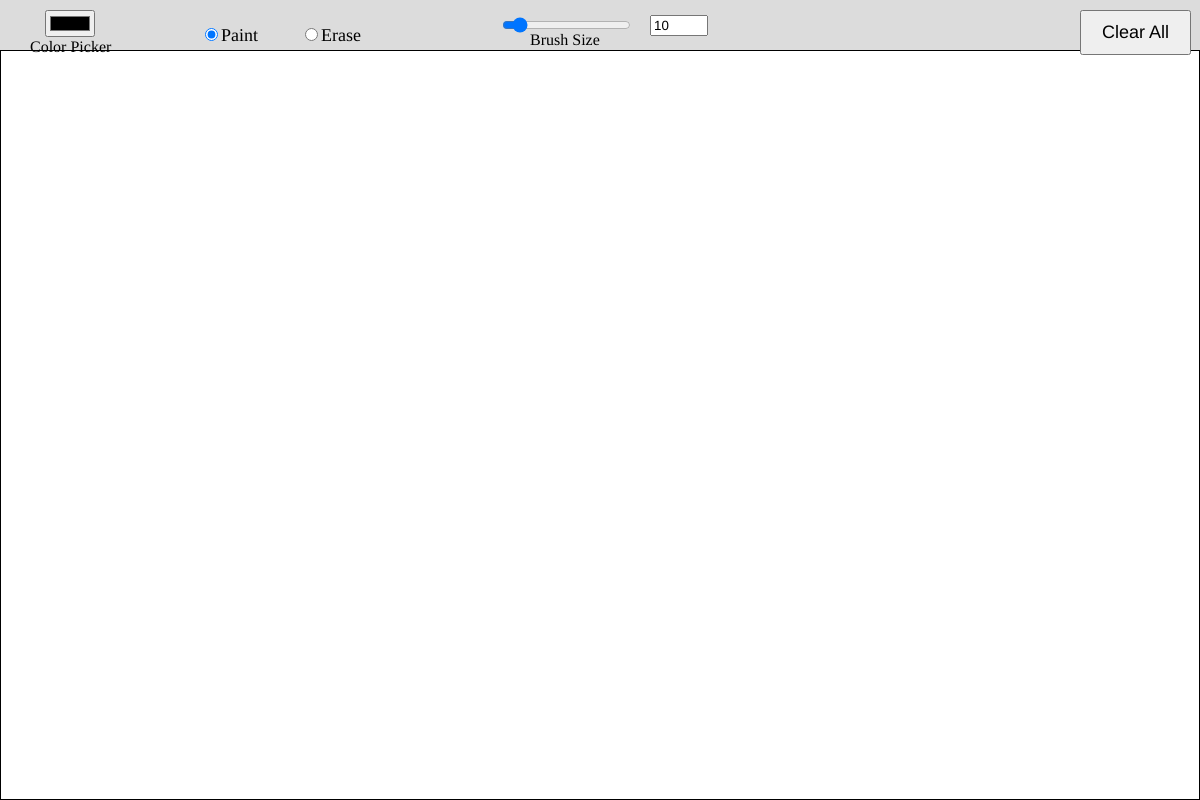
Frame 1 (no input)
Frame 60 (no input): identical to frame 1, image omitted
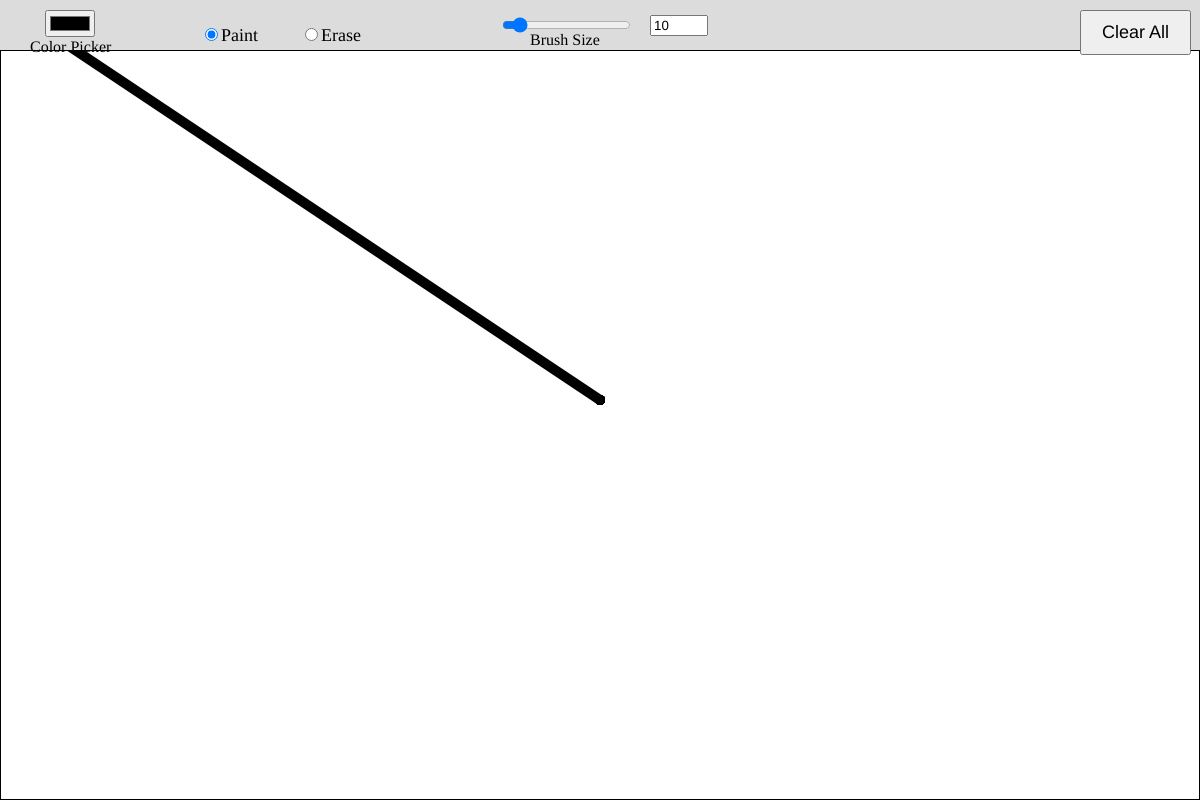
Frame 120 (the mouse pressed at the canvas centre since frame 60)

The p5.js sketch that drew these frames (run headless with seeded random() and noise() and a simulated clock; from frame 60 on, the mouse is pressed at the canvas centre):

// p5.js sketch
// ── sketch.js
let currentColor = '#000000';
let brushSize = 10;
let history = [];
let currentDrawing = [];
let mode = 'paint';
let isDrawing = false;
let bgColor = '#ffffff';
let ribbonHeight = 50;
let brushSizeInput;

function setup() {
    createCanvas(1200, 800); // Increased canvas size
    background(bgColor);
    drawCanvasBorder();
  
    // Color Picker
    let colorPicker = createColorPicker('#000000');
    colorPicker.position(45, 10); // Adjusted position
    colorPicker.input(() => currentColor = colorPicker.value());
  
    // Add "Color Picker" label below the color picker
    let colorPickerLabel = createP('Color Picker');
    colorPickerLabel.position(30, 22); // Adjust the position below the color picker
  
    // Create individual radio buttons for Paint and Erase
    let paintButton = createRadio();
    paintButton.option('paint', 'Paint');
    paintButton.selected('paint');
    paintButton.position(200, 25); // Position Paint button
    paintButton.changed(() => mode = 'paint');
    paintButton.style('font-size', '18px');

    let eraseButton = createRadio();
    eraseButton.option('erase', 'Erase');
    eraseButton.position(300, 25); // Position Erase button, further apart
    eraseButton.changed(() => mode = 'erase');
    eraseButton.style('font-size', '18px');
  
    // Clear button
    let clearButton = createButton('Clear All');
    clearButton.position(1080, 10); // Adjusted position to the far right
    clearButton.mousePressed(clearCanvas);

    // Style the Clear All button to be larger
    clearButton.style('font-size', '18px'); // Increase font size
    clearButton.style('padding', '10px 20px'); // Add padding to make the button larger
  
    // Brush size slider
    let brushSizeSlider = createSlider(1, 100, 10);
    brushSizeSlider.position(500, 15); // Adjusted position for larger canvas
    brushSizeSlider.input(() => {
        brushSize = brushSizeSlider.value();
        brushSizeInput.value(brushSize); // Update the text box with the slider value
    });
  
    // Brush size input box
    brushSizeInput = createInput(brushSize);
    brushSizeInput.position(650, 15); // Position next to the slider
    brushSizeInput.size(50); // Width of the input box
    brushSizeInput.input(() => {
        let newSize = int(brushSizeInput.value()); // Get the input value as integer
        if (newSize >= 1 && newSize <= 100) { // Ensure it's within the slider range
            brushSize = newSize;
            brushSizeSlider.value(brushSize); // Update the slider with the input value
        }
    });
  
    // Add "Brush Size" label
    let brushSizeLabel = createP('Brush Size');
    brushSizeLabel.position(530, 15); // Adjust the position below the brush size slider
}

function draw() {
    fill(220);
    noStroke();
    rect(0, 0, width, ribbonHeight); // Ribbon area
  
    if (isDrawing && mode === 'paint' && mouseY > ribbonHeight) {
      stroke(currentColor);
      strokeWeight(brushSize);
      line(mouseX, mouseY, pmouseX, pmouseY);
      currentDrawing.push({ x: mouseX, y: mouseY, color: currentColor, size: brushSize });
    }
  
    if (isDrawing && mode === 'erase' && mouseY > ribbonHeight) {
      stroke(bgColor);
      strokeWeight(brushSize);
      line(mouseX, mouseY, pmouseX, pmouseY);
      currentDrawing.push({ x: mouseX, y: mouseY, color: bgColor, size: brushSize });
    }
}
  
function mousePressed() {
    if (mouseY > ribbonHeight) {
      isDrawing = true;
      currentDrawing = [];
    }
}
  
function mouseReleased() {
    isDrawing = false;
    if (currentDrawing.length > 0) {
      history.push([...currentDrawing]);
    }
}
  
function clearCanvas() {
    background(bgColor);
    drawCanvasBorder();
    history = []; // Reset the history since everything is cleared
}
  
function drawCanvasBorder() {
    noFill();
    stroke(0);
    strokeWeight(2);
    rect(0, ribbonHeight, width, height - ribbonHeight); // Draw border around canvas
}
